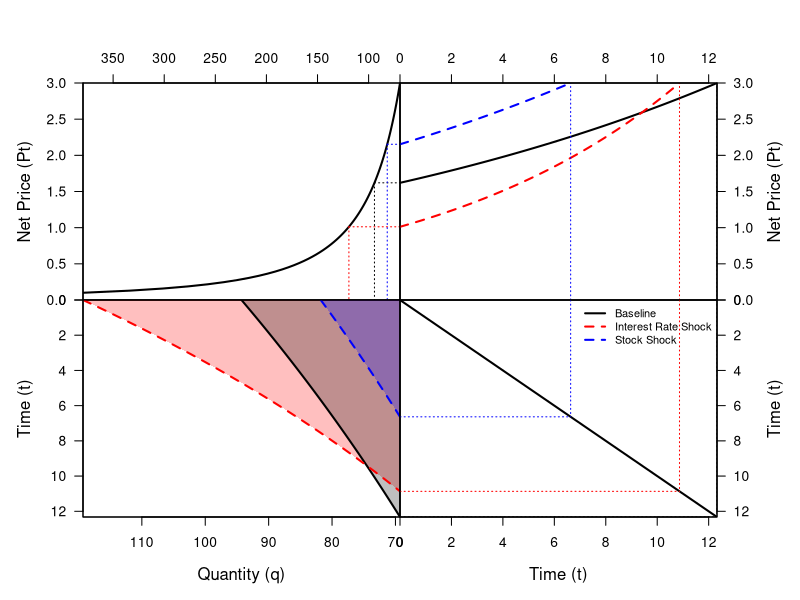

This chart was generated by the following R code:
# Part 1: Data Generation
# Step A: Define Model Parameters
r_base <- 0.05; R0_base <- 1000
r_shock <- 0.10; R0_shock <- 500
pT <- 3; A <- 120; epsilon <- 0.5

# Step A.2: Define Style & Visualization Settings
alpha_level <- 0.25 

# Define the colors for each scenario
color_base <- rgb(0, 0, 0)
color_r_shock <- rgb(1, 0, 0)
color_R_shock <- rgb(0, 0, 1)
color_base_fill <- rgb(t(col2rgb(color_base))/255, alpha = alpha_level)
color_r_shock_fill <- rgb(t(col2rgb(color_r_shock))/255, alpha = alpha_level)
color_R_shock_fill <- rgb(t(col2rgb(color_R_shock))/255, alpha = alpha_level)

# Define line types for each scenario
lty_base <- 1   # Solid
lty_shock <- 2  # Dashed
lty_proj <- 3   # Dotted

# Step B: Define Core Economic Functions 
d_nonlinear <- function(p) A * p^(-epsilon)
stock_root_finder <- function(Tf, r, R) {
  quantity_as_a_function_of_time <- function(t) {
    price_at_t <- pT * exp(-r * (Tf - t))
    return(ifelse(price_at_t <= 0, Inf, d_nonlinear(price_at_t)))
  }
  total_extraction <- integrate(quantity_as_a_function_of_time, lower = 0, upper = Tf)$value
  return(R - total_extraction)
}

# Step C: Solve for all three paths 
# Path 1: Baseline
Tf_base <- uniroot(stock_root_finder, c(1, 200), r = r_base, R = R0_base)$root
time_base <- seq(0, Tf_base, length.out = 100); price_base <- pT * exp(-r_base * (Tf_base - time_base))
quantity_base <- d_nonlinear(price_base)

# Path 2: Interest Rate Shock
Tf_r_shock <- uniroot(stock_root_finder, c(1, 200), r = r_shock, R = R0_base)$root
time_r_shock <- seq(0, Tf_r_shock, length.out = 100); price_r_shock <- pT * exp(-r_shock * (Tf_r_shock - time_r_shock))
quantity_r_shock <- d_nonlinear(price_r_shock)

# Path 3: Resource Stock Shock
Tf_R_shock <- uniroot(stock_root_finder, c(1, 200), r = r_base, R = R0_shock)$root
time_R_shock <- seq(0, Tf_R_shock, length.out = 100); price_R_shock <- pT * exp(-r_base * (Tf_R_shock - time_R_shock))
quantity_R_shock <- d_nonlinear(price_R_shock)


# Part 2: The Final Plotting Function (With Shading)
create_final_plot <- function(time_base, price_base, quantity_base,
                              time_r_shock, price_r_shock, quantity_r_shock,
                              time_R_shock, price_R_shock, quantity_R_shock) {
  
  if (dev.cur() != 1) dev.off()
  layout(matrix(c(1, 2, 3, 4), nrow = 2, byrow = TRUE))
  par(oma = c(0, 0, 0, 0))
  
  P0_base <- price_base[1]; T_base <- max(time_base); Q0_base <- quantity_base[1]
  P0_r_shock <- price_r_shock[1]; T_r_shock <- max(time_r_shock); Q0_r_shock <- quantity_r_shock[1]
  P0_R_shock <- price_R_shock[1]; T_R_shock <- max(time_R_shock); Q0_R_shock <- quantity_R_shock[1]
  
  # Plot 1: Demand Curve (Top-Left)
  par(mar = c(0, 5, 5, 0))
  p_demand <- seq(0.1, pT, length.out = 100); q_demand <- d_nonlinear(p_demand)
  plot(q_demand, p_demand, type = "l", lwd = 2,
       xaxs = "i", yaxs = "i", xlim = rev(range(q_demand)), ylim = c(0, max(p_demand)),
       xaxt = "n", yaxt = "n", xlab = "", ylab = "")
  segments(Q0_base, P0_base, 0, P0_base, lty = lty_proj, col = color_base)
  segments(Q0_r_shock, P0_r_shock, 0, P0_r_shock, lty = lty_proj, col = color_r_shock)
  segments(Q0_R_shock, P0_R_shock, 0, P0_R_shock, lty = lty_proj, col = color_R_shock)
  segments(Q0_base, P0_base, Q0_base, 0, lty = lty_proj, col = color_base)
  segments(Q0_r_shock, P0_r_shock, Q0_r_shock, 0, lty = lty_proj, col = color_r_shock)
  segments(Q0_R_shock, P0_R_shock, Q0_R_shock, 0, lty = lty_proj, col = color_R_shock)
  axis(side = 2, las = 1); mtext("Net Price (Pt)", side = 2, line = 3)
  axis(side = 3); box()
  
  # Plot 2: Price Path (Top-Right)
  par(mar = c(0, 0, 5, 5))
  plot(time_base, price_base, type = "l", lwd = 2, lty = lty_base, col = color_base,
       xaxs = "i", yaxs = "i",
       xlim = c(0, max(c(time_base, time_r_shock, time_R_shock))),
       ylim = c(0, max(c(price_base, price_r_shock, price_R_shock))),
       xaxt = "n", yaxt = "n", xlab = "", ylab = "")
  lines(time_r_shock, price_r_shock, lwd = 2, lty = lty_shock, col = color_r_shock)
  lines(time_R_shock, price_R_shock, lwd = 2, lty = lty_shock, col = color_R_shock)
  segments(T_base, 0, T_base, pT, lty = lty_proj, col = color_base)
  segments(T_r_shock, 0, T_r_shock, pT, lty = lty_proj, col = color_r_shock)
  segments(T_R_shock, 0, T_R_shock, pT, lty = lty_proj, col = color_R_shock)
  axis(side = 3); axis(side = 4, las = 1)
  mtext("Net Price (Pt)", side = 4, line = 3); box()
  
  # Plot 3: Extraction Path (Bottom-Left)
  par(mar = c(5, 5, 0, 0))
  # Start with a blank plot area
  plot(quantity_base, time_base, type = "n",
       xaxs = "i", yaxs = "i",
       xlim = rev(range(c(quantity_base, quantity_r_shock, quantity_R_shock))),
       ylim = rev(range(c(time_base, time_r_shock, time_R_shock))),
       xaxt = "n", yaxt = "n", xlab = "", ylab = "")
  # Add the layered polygons in the correct order
  polygon_x_r_shock <- c(0, quantity_r_shock, 0); polygon_y_r_shock <- c(0, time_r_shock, T_r_shock)
  polygon(polygon_x_r_shock, polygon_y_r_shock, col = color_r_shock_fill, border = NA)
  polygon_x_base <- c(0, quantity_base, 0); polygon_y_base <- c(0, time_base, T_base)
  polygon(polygon_x_base, polygon_y_base, col = color_base_fill, border = NA)
  polygon_x_R_shock <- c(0, quantity_R_shock, 0); polygon_y_R_shock <- c(0, time_R_shock, T_R_shock)
  polygon(polygon_x_R_shock, polygon_y_R_shock, col = color_R_shock_fill, border = NA)
  # Redraw the lines on top
  lines(quantity_base, time_base, lwd = 2, lty = lty_base, col = color_base)
  lines(quantity_r_shock, time_r_shock, lwd = 2, lty = lty_shock, col = color_r_shock)
  lines(quantity_R_shock, time_R_shock, lwd = 2, lty = lty_shock, col = color_R_shock)
  # Add axes and labels
  axis(side = 1); mtext("Quantity (q)", side = 1, line = 3)
  axis(side = 2, las = 1); mtext("Time (t)", side = 2, line = 3); box()
  
  # Plot 4: 45-degree Line (Bottom-Right)
  par(mar = c(5, 0, 0, 5))
  plot(time_base, time_base, type = "l", lwd = 2, lty = lty_base, col = color_base,
       xaxs = "i", yaxs = "i",
       xlim = c(0, max(c(time_base, time_r_shock, time_R_shock))),
       ylim = rev(range(c(time_base, time_r_shock, time_R_shock))),
       xaxt = "n", yaxt = "n", xlab = "", ylab = "")
  segments(0, T_base, T_base, T_base, lty = lty_proj, col = color_base)
  segments(0, T_r_shock, T_r_shock, T_r_shock, lty = lty_proj, col = color_r_shock)
  segments(0, T_R_shock, T_R_shock, T_R_shock, lty = lty_proj, col = color_R_shock)
  segments(T_base, 0, T_base, T_base, lty = lty_proj, col = color_base)
  segments(T_r_shock, 0, T_r_shock, T_r_shock, lty = lty_proj, col = color_r_shock)
  segments(T_R_shock, 0, T_R_shock, T_R_shock, lty = lty_proj, col = color_R_shock)
  axis(side = 1); mtext("Time (t)", side = 1, line = 3)
  axis(side = 4, las = 1); mtext("Time (t)", side = 4, line = 3); box()
  legend("topright",
         legend = c("Baseline", "Interest Rate Shock", "Stock Shock"),
         lty = c(lty_base, lty_shock, lty_shock),
         col = c(color_base, color_r_shock, color_R_shock),
         lwd = 2, bty = "n", cex = 0.8)
}


# Part 3: Image time, let's go
create_final_plot(
  time_base, price_base, quantity_base,
  time_r_shock, price_r_shock, quantity_r_shock,
  time_R_shock, price_R_shock, quantity_R_shock
)